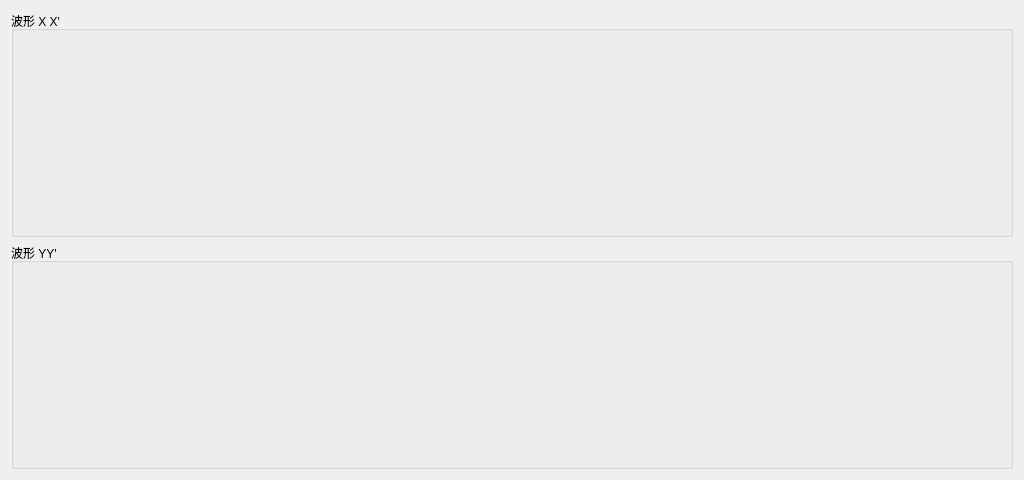
<?xml version="1.0" encoding="UTF-8"?>
<ui version="4.0">
 <class>samplingWaveWidget</class>
 <widget class="QWidget" name="samplingWaveWidget">
  <property name="geometry">
   <rect>
    <x>0</x>
    <y>0</y>
    <width>1024</width>
    <height>480</height>
   </rect>
  </property>
  <property name="windowTitle">
   <string>Form</string>
  </property>
  <layout class="QVBoxLayout" name="verticalLayout">
   <item>
    <widget class="QGroupBox" name="gBX">
     <property name="title">
      <string>波形 X X'</string>
     </property>
    </widget>
   </item>
   <item>
    <widget class="QGroupBox" name="gBY">
     <property name="title">
      <string>波形 YY'</string>
     </property>
    </widget>
   </item>
  </layout>
 </widget>
 <resources/>
 <connections/>
</ui>
